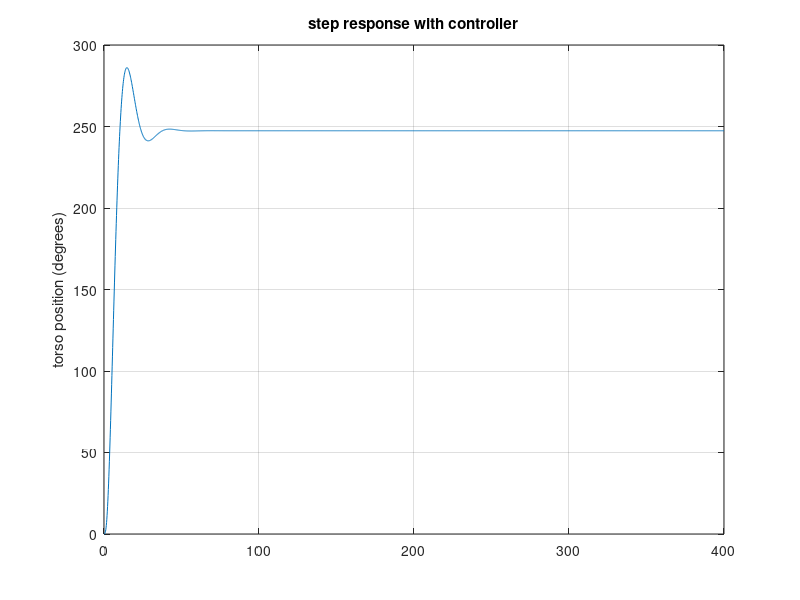

The MATLAB source for this figure:
k=[0 0; 0 1000];
d=[0 0; 0 2];
T=[1 0];
f=[-0.042857 -0.071429];
m=[60.1429 18.5714; 18.5714 14.2857];
aPart1=-k/m;
aPart2=-d/m;
bT= T/m;
bF= f/m;
a=[0 0 1 0; 0 0 0 1; 0 36.110 0 0.07222; 0 -116.9443 0 -0.23389];
b=[0 0; 0 0; bT; bF];
M=[1 0 0 0];
%Question 2 Code
[V,D]=eig(a);
eigenvector1=a*V;
[d, ind]= sort(diag(D));
e=eig(a);
sys = ss(a,b(:,2),eye(4),[0 0 0 0]');
%Part 4a
desiredOS=16;
desiredTsettle=30;
dP1=-0.1333333+0.2285732i
dP2=-0.1333333-0.2285732i
%part 4c and what you need to change
nP1=-1.8939+.2319i
nP2=-1.893-.2319i
G=[dP1 dP2 nP1 nP2];
L=place(a,b,G);
char = [];
eigs = eig(a-b*L);
[max_real,i] = min(eigs);
dom_pole = eigs(i);
nat_freq = abs(dom_pole);
zeta = -max_real/nat_freq;
t_const  = 1/abs(max_real);
t_settle = 4*t_const;
per_OS = 100*exp(-zeta*pi/sqrt(1-zeta^2));
char = [char;per_OS zeta nat_freq t_settle t_const];
Closed_A = a - b*L;
char(1,:)
closed_sys = ss(Closed_A,b(:,1),eye(4),[0 0 0 0]');
[y,t,x]=step(closed_sys,400);
%[y2,t2,x2]=step(sys,400)
D=rad2deg(x)
%D2=rad2deg(x2)
plot(t,D(:,1)), title('step response with controller'),ylabel('torso position (degrees)'); grid
%hold on
%plot(t2,D2(:,1))
%hold off
%subplot(4,1,1), plot(t,D(:,1)), title('step thrust response'),ylabel('torso position (deg)')
%subplot(4,1,2), plot(t,D(:,2)),ylabel('leg position (deg)')
%subplot(4,1,3), plot(t,D(:,3)),ylabel('torso velocity (deg/sec)')
%subplot(4,1,4), plot(t,D(:,4)),ylabel('leg velocity (deg/sec)'),
%xlabel('time(sec)')